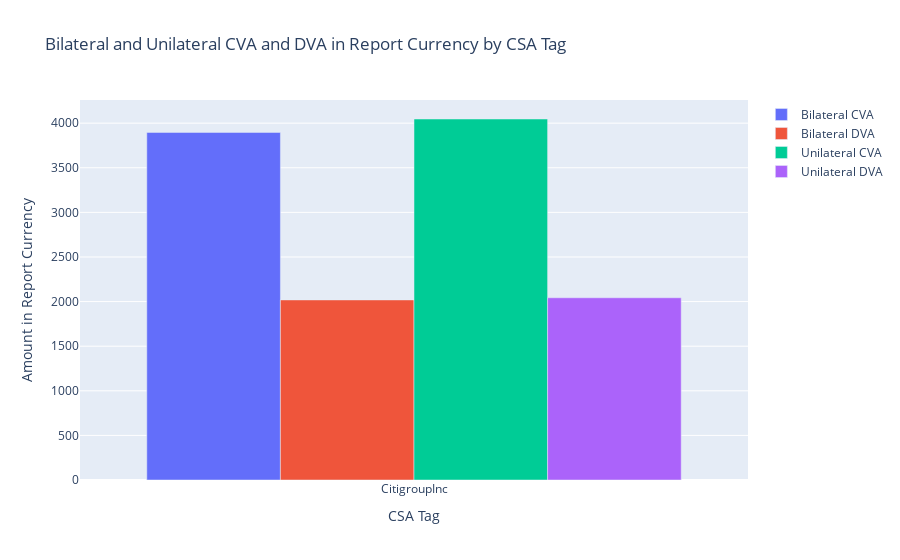

Source (notebook cell):
### Markdown cell above
#### View allocations per counterparty

### Code cell
visualizer.plot_allocations(csa_tag = "CitigroupInc")

### Figure 1 — Plotly figure (JSON) as saved in the notebook; plotly's stock layout.template omitted (floating-point values rounded to 4 significant figures)
{"data": [{"name": "Bilateral CVA", "type": "bar", "x": ["CitigroupInc"], "y": [3896.0]}, {"name": "Bilateral DVA", "type": "bar", "x": ["CitigroupInc"], "y": [2018.0]}, {"name": "Unilateral CVA", "type": "bar", "x": ["CitigroupInc"], "y": [4047.0]}, {"name": "Unilateral DVA", "type": "bar", "x": ["CitigroupInc"], "y": [2043.0]}], "layout": {"barmode": "group", "title": {"text": "Bilateral and Unilateral CVA and DVA in Report Currency by CSA Tag"}, "xaxis": {"title": {"text": "CSA Tag"}}, "yaxis": {"title": {"text": "Amount in Report Currency"}}}}
